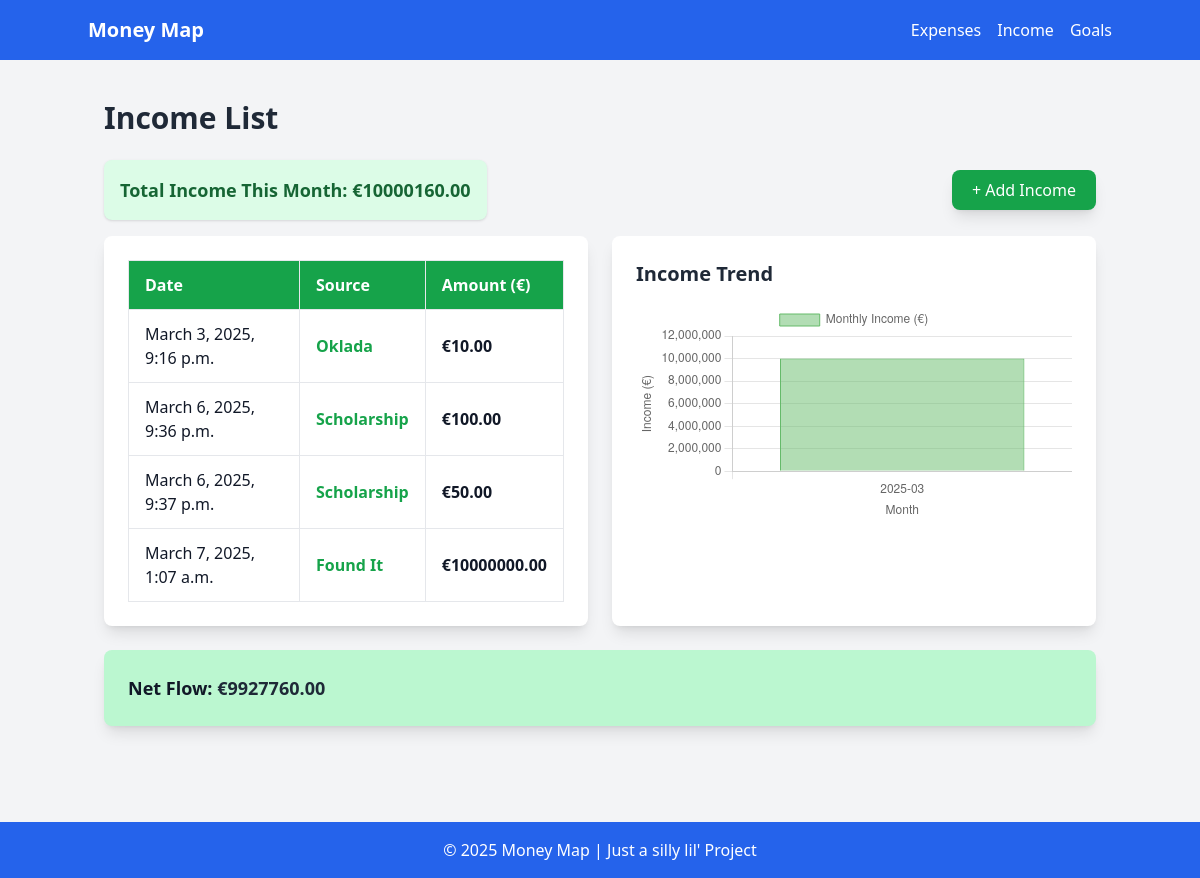
/budget-breakdown/ (signed in), run on an earlier commit of the app's database.
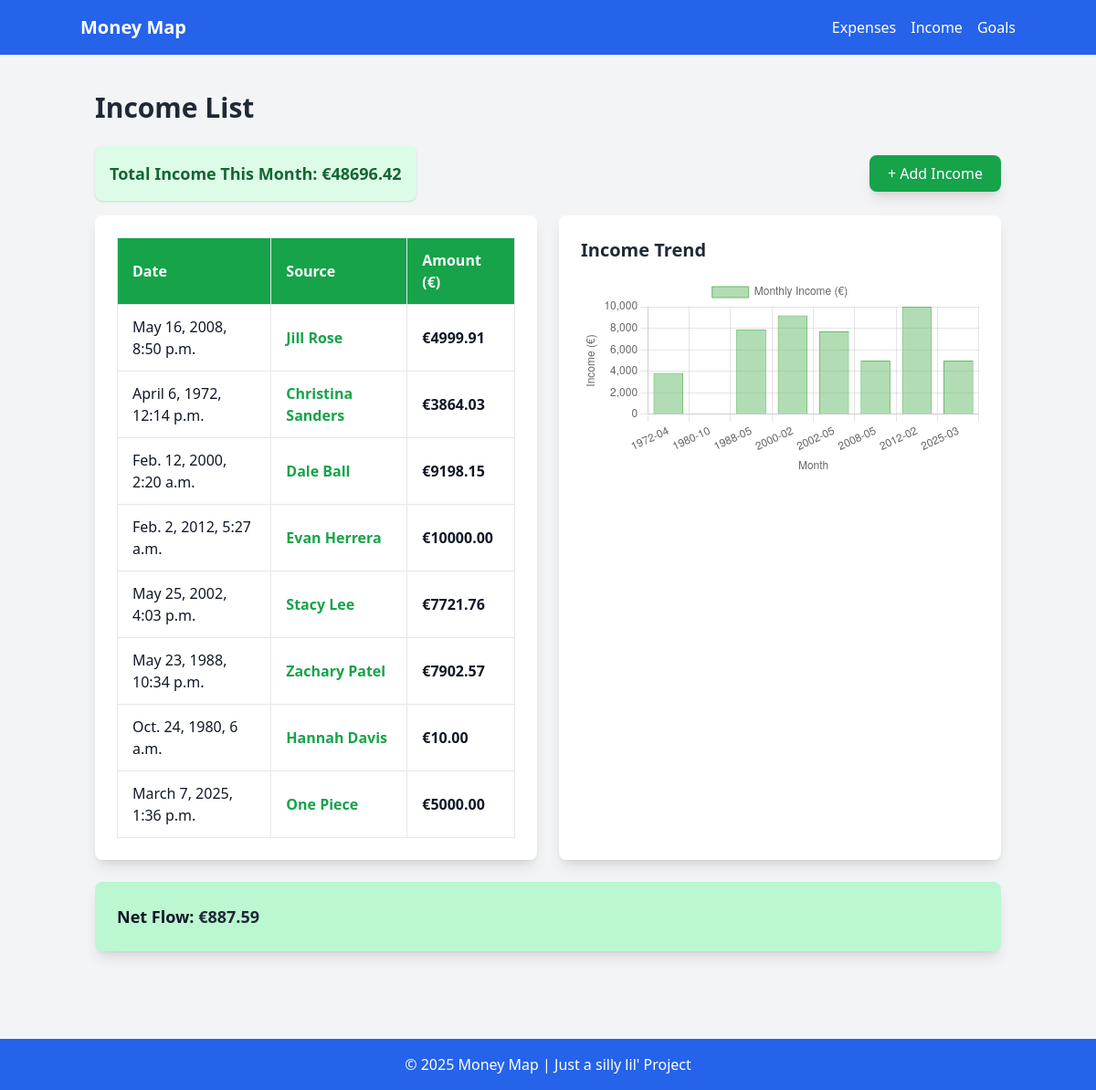
And on a later commit of the database.
### main/models.py (models this page shows, shortened)
class Transaction(models.Model):
    date = models.DateTimeField(default=timezone.now)
    name = models.CharField(max_length=20)
    amount = models.DecimalField(max_digits=10, decimal_places=2, default=0.00)
    user = models.ForeignKey(User, default=1, on_delete=models.CASCADE)
    class Meta:
        abstract = True

class Income(Transaction):
    """Model za income."""

### main/views.py (the view)
# urls.py: path('budget-breakdown/', IncomeList.as_view(), name='income_list'),
class IncomeList(BaseListView):
    model = Income
    template_name = 'main/income_list.html'
    def get_context_data(self, **kwargs):
        context = super().get_context_data(**kwargs)
        incomes = Income.objects.filter(user=self.request.user)
        context['incomes'] = incomes
        total_income = incomes.aggregate(total=Sum('amount'))['total'] or 0
        context['total_income'] = total_income
        monthly_income = (
            incomes.annotate(month=TruncMonth('date'))
            .values('month')
            .annotate(total_earned=Sum('amount'))
            .order_by('month')
        )
        context['monthly_income'] = monthly_income
        total_expenses = Expense.objects.filter(user=self.request.user).aggregate(total=Sum('amount'))['total'] or 0
        context['remaining_balance'] = total_income - total_expenses
        return context

### main/views.py (called while the page is built)
    def get_queryset(self):
        queryset = super().get_queryset()
        search_query = self.request.GET.get('q')
        if search_query and self.search_fields:
            query = Q()
            for field in self.search_fields:
                query |= Q(**{f"{field}__icontains": search_query})
            queryset = queryset.filter(query)
        return queryset

### templates/main/income_list.html (shortened to what this page needs)
{% extends 'base.html' %}
{% block content %}
<h1 class="text-3xl font-bold mb-6 text-gray-800">Income List</h1>
<div class="flex justify-between items-center mb-4">
    <div class="bg-green-100 p-4 rounded-lg text-lg font-semibold text-green-800 shadow">
        Total Income This Month: <span class="font-bold">€{{ total_income|floatformat:2 }}</span>
    </div>
    <a href="{% url 'income_create' %}" class="bg-green-600 text-white px-5 py-2 rounded-lg hover:bg-green-700 shadow-lg">+ Add Income</a>
</div>
<div class="grid grid-cols-1 md:grid-cols-2 gap-6">
    <div class="overflow-x-auto bg-white p-6 rounded-lg shadow-lg max-h-100">
        <table class="min-w-full border border-gray-300">
            <thead>
                <tr class="bg-green-600 text-white text-left">
                    <th class="py-3 px-4 border">Date</th>
                    <th class="py-3 px-4 border">Source</th>
                    <th class="py-3 px-4 border">Amount (€)</th>
                </tr>
            </thead>
            <tbody>
                {% for income in incomes %}
                <tr class="border hover:bg-gray-100">
                    <td class="py-3 px-4 border">{{ income.date }}</td>
                    <td class="py-3 px-4 border">
                        <a href="{% url 'income_detail' income.pk %}" class="text-green-600 hover:underline font-semibold">{{ income.name }}</a>
                    </td>
                    <td class="py-3 px-4 border font-bold">€{{ income.amount|floatformat:2 }}</td>
                </tr>
                {% empty %}
                <tr>
                    <td colspan="3" class="py-6 text-center text-gray-500">No income recorded.</td>
                </tr>
                {% endfor %}
            </tbody>
        </table>
    </div>
    <div class="bg-white p-6 rounded-lg shadow-lg mt-6 md:mt-0">
        <h2 class="text-xl font-semibold mb-4 text-gray-800">Income Trend</h2>
        <canvas id="incomeLineChart" class="max-w-full max-h-[400px]"></canvas>
    </div>
</div>
<div class="bg-green-200 {% if remaining_balance < 0 %}{{"bg-red-200"}}{% endif %} p-6 mt-6 rounded-lg shadow-lg text-lg font-semibold">
    <p>Net Flow: <span class="font-bold text-gray-800">€{{ remaining_balance|floatformat:2 }}</span></p>
</div>
<script>
    document.addEventListener("DOMContentLoaded", function() {
        var lineCtx = document.getElementById('incomeLineChart').getContext('2d');
        // Extracting months and total earned
        var incomeMonths = [{% for income in monthly_income %}"{{ income.month|date:"Y-m" }}",{% endfor %}];
        var incomeTotals = [{% for income in monthly_income %}{{ income.total_earned }},{% endfor %}];
        var lineChart = new Chart(lineCtx, {
            type: 'bar',
            data: {
                labels: incomeMonths,
                datasets: [{
                    label: 'Monthly Income (€)',
                    data: incomeTotals,
                    backgroundColor: 'rgba(102, 187, 106, 0.5)',
                    borderColor: '#66bb6a',
                    borderWidth: 1
                }]
            },
            options: {
                responsive: true,
                scales: {
                    x: { title: { display: true, text: 'Month' } },
                    y: { title: { display: true, text: 'Income (€)' } }
                }
            }
        });
    });
</script>
{% endblock %}

### templates/base.html (shortened to what this page needs)
<!DOCTYPE html>
<html lang="en">
<head>
    <script src="https://cdn.tailwindcss.com"></script>
</head>
<body class="bg-gray-100 text-gray-900 overflow-x-hidden flex flex-col min-h-screen">
    <nav class="bg-blue-600 p-4">
        <div class="container mx-auto flex justify-between items-center">
            <a href="{% url 'index' %}" class="text-white text-xl font-semibold">Money Map</a>
            <ul class="flex space-x-4">
                {% if user.is_authenticated %}
                <li><a href="{% url 'expense_list' %}" class="text-white hover:underline">Expenses</a></li>
                <li><a href="{% url 'income_list' %}" class="text-white hover:underline">Income</a></li>
                <li><a href="{% url 'goal_list' %}" class="text-white hover:underline">Goals</a></li>
                {% else %}
                    <li><a href="{% url 'login' %}" class="text-white hover:underline">Login</a></li>
                    <li><a href="{% url 'register' %}" class="text-white hover:underline">Register</a></li>
                {% endif %}
            </ul>
        </div>
    </nav>
    <div class="container mx-auto mt-6 p-4 mb-20">
        {% block content %}{% endblock %}
    </div>
    <footer class="bg-blue-600 text-white text-center py-4 mt-auto">
        <p>&copy; 2025 Money Map | Just a silly lil' Project</p>
    </footer>
</body>
</html>

What changed in the data, as far as the page shows it:
removed Income: date "March 3, 2025, 9:16 p.m.", name "Oklada", amount "10.00"
removed Income: date "March 6, 2025, 9:36 p.m.", name "Scholarship", amount "100.00"
removed Income: date "March 6, 2025, 9:37 p.m.", name "Scholarship", amount "50.00"
removed Income: date "March 7, 2025, 1:07 a.m.", name "Found It", amount "10000000.00"
added Income: date "May 16, 2008, 8:50 p.m.", name "Jill Rose", amount "4999.91"
added Income: date "April 6, 1972, 12:14 p.m.", name "Christina Sanders", amount "3864.03"
added Income: date "Feb. 12, 2000, 2:20 a.m.", name "Dale Ball", amount "9198.15"
added Income: date "Feb. 2, 2012, 5:27 a.m.", name "Evan Herrera", amount "10000.00"
added Income: date "May 25, 2002, 4:03 p.m.", name "Stacy Lee", amount "7721.76"
added Income: date "May 23, 1988, 10:34 p.m.", name "Zachary Patel", amount "7902.57"
added Income: date "Oct. 24, 1980, 6 a.m.", name "Hannah Davis", amount "10.00"
added Income: date "March 7, 2025, 1:36 p.m.", name "One Piece", amount "5000.00"
Also different on the page:
{{ total_income|floatformat:2 }}: "10000160.00" → "48696.42"
chart data {{ income.month|date:"Y-m" }}: 2025-03 → 1972-04, 1980-10, 1988-05, 2000-02, 2002-05, 2008-05, 2012-02, 2025-03
chart data {{ income.total_earned }}: 10000160 → 3864.03000000000, 10, 7902.57000000000, 9198.15000000000, 7721.76000000000, 4999.91000000000, 10000, 5000
{{ remaining_balance|floatformat:2 }}: "9927760.00" → "887.59"
